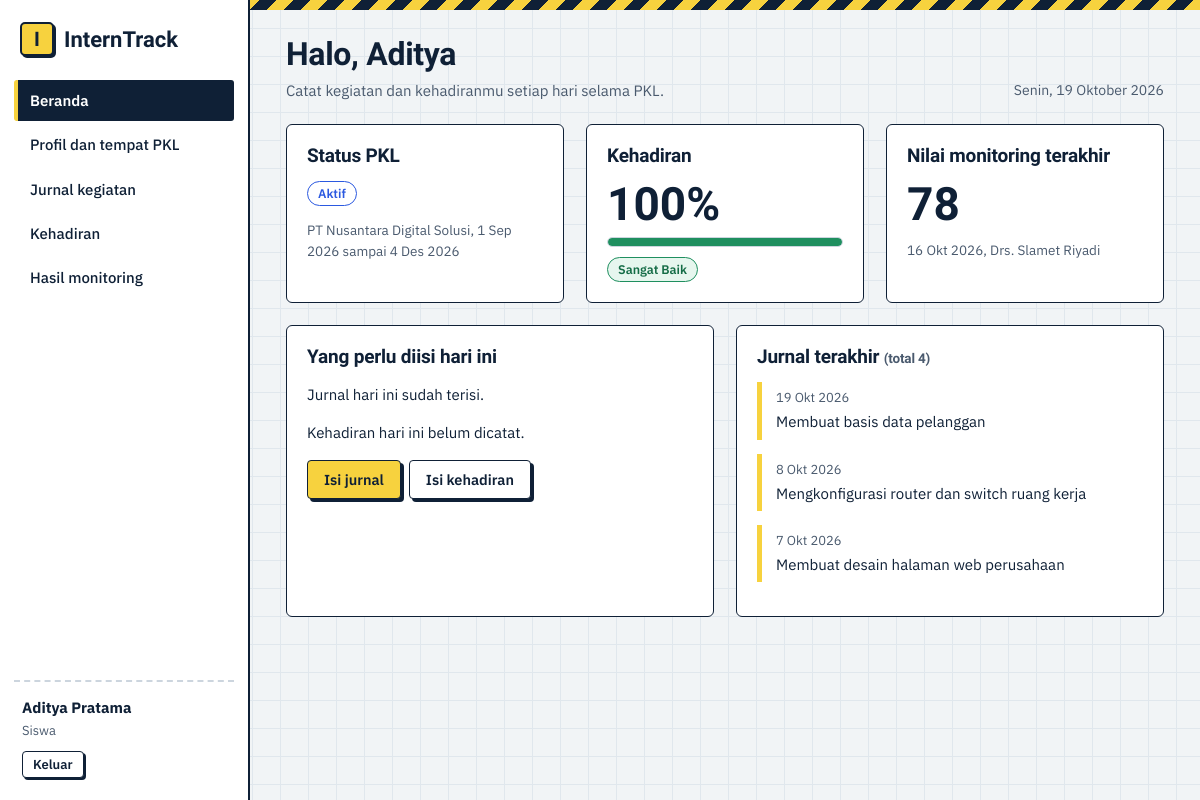
Screenshot of /siswa/index.php (signed in) with the database file from the repository.
### tables this page shows
CREATE TABLE penempatan (
  id INT UNSIGNED NOT NULL AUTO_INCREMENT,
  siswa_id INT UNSIGNED NOT NULL,
  perusahaan_id INT UNSIGNED NOT NULL,
  pembimbing_id INT UNSIGNED NOT NULL,
  tanggal_mulai DATE NOT NULL,
  tanggal_selesai DATE NOT NULL,
  status ENUM('Belum Mulai','Aktif','Selesai') NOT NULL DEFAULT 'Belum Mulai',
  PRIMARY KEY (id),
  UNIQUE KEY uq_penempatan_siswa (siswa_id),
  CONSTRAINT fk_pn_siswa FOREIGN KEY (siswa_id) REFERENCES siswa(id) ON DELETE CASCADE ON UPDATE CASCADE,
  CONSTRAINT fk_pn_perusahaan FOREIGN KEY (perusahaan_id) REFERENCES perusahaan(id) ON DELETE RESTRICT ON UPDATE CASCADE,
  CONSTRAINT fk_pn_pembimbing FOREIGN KEY (pembimbing_id) REFERENCES pembimbing(id) ON DELETE RESTRICT ON UPDATE CASCADE
);

CREATE TABLE siswa (
  id INT UNSIGNED NOT NULL AUTO_INCREMENT,
  user_id INT UNSIGNED NOT NULL,
  nis VARCHAR(20) NOT NULL,
  nama VARCHAR(100) NOT NULL,
  kelas VARCHAR(20) NOT NULL,
  jurusan VARCHAR(60) NOT NULL,
  no_hp VARCHAR(20) NULL,
  PRIMARY KEY (id),
  UNIQUE KEY uq_siswa_nis (nis),
  UNIQUE KEY uq_siswa_user (user_id),
  CONSTRAINT fk_siswa_user FOREIGN KEY (user_id) REFERENCES users(id) ON DELETE CASCADE ON UPDATE CASCADE
);

CREATE TABLE perusahaan (
  id INT UNSIGNED NOT NULL AUTO_INCREMENT,
  nama VARCHAR(120) NOT NULL,
  alamat TEXT NOT NULL,
  bidang VARCHAR(80) NOT NULL,
  kontak VARCHAR(50) NOT NULL,
  PRIMARY KEY (id)
);

CREATE TABLE monitoring (
  id INT UNSIGNED NOT NULL AUTO_INCREMENT,
  siswa_id INT UNSIGNED NOT NULL,
  pembimbing_id INT UNSIGNED NOT NULL,
  tanggal DATE NOT NULL,
  catatan TEXT NOT NULL,
  nilai TINYINT UNSIGNED NOT NULL,
  rekomendasi TEXT NULL,
  PRIMARY KEY (id),
  CONSTRAINT fk_mon_siswa FOREIGN KEY (siswa_id) REFERENCES siswa(id) ON DELETE CASCADE ON UPDATE CASCADE,
  CONSTRAINT fk_mon_pembimbing FOREIGN KEY (pembimbing_id) REFERENCES pembimbing(id) ON DELETE RESTRICT ON UPDATE CASCADE
);

CREATE TABLE pembimbing (
  id INT UNSIGNED NOT NULL AUTO_INCREMENT,
  user_id INT UNSIGNED NOT NULL,
  nip VARCHAR(25) NOT NULL,
  nama VARCHAR(100) NOT NULL,
  no_hp VARCHAR(20) NULL,
  PRIMARY KEY (id),
  UNIQUE KEY uq_pembimbing_nip (nip),
  UNIQUE KEY uq_pembimbing_user (user_id),
  CONSTRAINT fk_pembimbing_user FOREIGN KEY (user_id) REFERENCES users(id) ON DELETE CASCADE ON UPDATE CASCADE
);

CREATE TABLE jurnal (
  id INT UNSIGNED NOT NULL AUTO_INCREMENT,
  siswa_id INT UNSIGNED NOT NULL,
  tanggal DATE NOT NULL,
  kegiatan TEXT NOT NULL,
  hasil TEXT NULL,
  kendala TEXT NULL,
  created_at TIMESTAMP NOT NULL DEFAULT CURRENT_TIMESTAMP,
  PRIMARY KEY (id),
  KEY idx_jurnal_tanggal (tanggal),
  CONSTRAINT fk_jurnal_siswa FOREIGN KEY (siswa_id) REFERENCES siswa(id) ON DELETE CASCADE ON UPDATE CASCADE
);

### config/db.php (called while the page is built, shortened)
<?php
function db(): PDO
{
    static $pdo = null;
    if ($pdo === null) {
        try {
            $pdo = new PDO(
                'mysql:host=' . DB_HOST . ';dbname=' . DB_NAME . ';charset=utf8mb4',
                DB_USER,
                DB_PASS,
                [PDO::ATTR_ERRMODE => PDO::ERRMODE_EXCEPTION, PDO::ATTR_DEFAULT_FETCH_MODE => PDO::FETCH_ASSOC]
            );
        } catch (PDOException $ex) {
            die('Koneksi database gagal. Pastikan MySQL menyala dan database "interntrack" sudah diimpor. Detail: ' . htmlspecialchars($ex->getMessage()));
        }
    }
    return $pdo;
}

### siswa/index.php (the view, shortened to what this page needs)
<?php
require_once __DIR__ . '/../config/helpers.php';
$pdo = db();
$me = siswa_saya();
$rk = rekap_kehadiran('WHERE s.id = ?', [$me['id']])[0];
$jml = $pdo->prepare('SELECT COUNT(*) FROM jurnal WHERE siswa_id=?'); $jml->execute([$me['id']]); $jml = (int) $jml->fetchColumn();
$sdh = $pdo->prepare('SELECT COUNT(*) FROM jurnal WHERE siswa_id=? AND tanggal=CURDATE()'); $sdh->execute([$me['id']]); $sdh = (int) $sdh->fetchColumn();
$abh = $pdo->prepare('SELECT COUNT(*) FROM absensi WHERE siswa_id=? AND tanggal=CURDATE()'); $abh->execute([$me['id']]); $abh = (int) $abh->fetchColumn();
$mn = $pdo->prepare('SELECT m.*, pb.nama AS pembimbing FROM monitoring m JOIN pembimbing pb ON pb.id=m.pembimbing_id WHERE m.siswa_id=? ORDER BY m.tanggal DESC, m.id DESC LIMIT 1'); $mn->execute([$me['id']]); $mn = $mn->fetch();
$jr = $pdo->prepare('SELECT * FROM jurnal WHERE siswa_id=? ORDER BY tanggal DESC, id DESC LIMIT 3'); $jr->execute([$me['id']]); $jr = $jr->fetchAll();
layout_start('Halo, ' . explode(' ', $me['nama'])[0], 'beranda', 'Catat kegiatan dan kehadiranmu setiap hari selama PKL.');
?>
<div class="grid3">
  <section class="card"><h2>Status PKL</h2><p style="margin:12px 0 6px"><?= badge_pkl($me['status']) ?></p>
    <p class="note"><?= $me['status'] ? e($me['perusahaan']) . ', ' . tgl($me['tanggal_mulai']) . ' sampai ' . tgl($me['tanggal_selesai']) : 'Admin belum menempatkanmu di perusahaan.' ?></p></section>
  <section class="card"><h2>Kehadiran</h2>
    <?php if ($rk['total']): ?><p class="big" style="margin:10px 0"><?= e($rk['persen']) ?>%</p><?= bar_persen($rk['persen'], $rk['status']) ?><p style="margin:10px 0 0"><?= badge_hadir($rk['status']) ?></p>
    <?php else: ?><p class="note" style="margin-top:12px">Belum ada data kehadiran.</p><?php endif; ?></section>
  <section class="card"><h2>Nilai monitoring terakhir</h2>
    <?php if ($mn): ?><p class="big" style="margin:10px 0"><?= (int) $mn['nilai'] ?></p><p class="note"><?= tgl($mn['tanggal']) ?>, <?= e($mn['pembimbing']) ?></p>
    <?php else: ?><p class="note" style="margin-top:12px">Pembimbing belum mencatat monitoring.</p><?php endif; ?></section>
</div>
<div class="grid2">
  <section class="card"><h2>Yang perlu diisi hari ini</h2>
    <p><?= $sdh ? 'Jurnal hari ini sudah terisi.' : 'Jurnal hari ini belum diisi.' ?></p>
    <p><?= $abh ? 'Kehadiran hari ini sudah tercatat.' : 'Kehadiran hari ini belum dicatat.' ?></p>
    <div class="actions"><a class="btn" href="<?= url('siswa/jurnal.php') ?>">Isi jurnal</a><a class="btn ghost" href="<?= url('siswa/absensi.php') ?>">Isi kehadiran</a></div></section>
  <section class="card"><h2>Jurnal terakhir <span class="note">(total <?= $jml ?>)</span></h2>
    <?php if (!$jr): ?><div class="empty">Belum ada jurnal. Mulai dari kegiatan hari ini.</div><?php endif;
    foreach ($jr as $x): ?><div class="entry"><div class="meta"><?= tgl($x['tanggal']) ?></div><?= e($x['kegiatan']) ?></div><?php endforeach; ?></section>
</div>
<?php layout_end();

### config/helpers.php (shortened to what this page needs)
<?php
require_once __DIR__ . '/db.php';
function e($v): string { return htmlspecialchars((string) $v, ENT_QUOTES, 'UTF-8'); }
function url(string $p = ''): string { return BASE . '/' . ltrim($p, '/'); }
function user(): ?array { return $_SESSION['user'] ?? null; }
function home_for(string $role): string { return $role === 'siswa' ? 'siswa/index.php' : 'admin/index.php'; }
function tgl($d): string
{
    $b = ['', 'Jan', 'Feb', 'Mar', 'Apr', 'Mei', 'Jun', 'Jul', 'Agu', 'Sep', 'Okt', 'Nov', 'Des'];
    $t = strtotime($d);
    return date('j', $t) . ' ' . $b[(int) date('n', $t)] . ' ' . date('Y', $t);
}
function hari_ini_panjang(): string
{
    $h = ['Minggu', 'Senin', 'Selasa', 'Rabu', 'Kamis', 'Jumat', 'Sabtu'];
    $b = ['', 'Januari', 'Februari', 'Maret', 'April', 'Mei', 'Juni', 'Juli', 'Agustus', 'September', 'Oktober', 'November', 'Desember'];
    return $h[(int) date('w')] . ', ' . date('j') . ' ' . $b[(int) date('n')] . ' ' . date('Y');
}
function persen_hadir(int $hadir, int $total): float
{
    return $total > 0 ? round($hadir / $total * 100, 1) : 0.0;
}
function status_kehadiran(float $persen): string
{
    if ($persen >= 90) { return 'Sangat Baik'; }
    return 'Perlu Pembinaan';
}
function rekap_kehadiran(string $where = '', array $params = []): array
{
    $sql = "SELECT s.id, s.nis, s.nama, s.kelas, COUNT(a.id) AS total,
                   COALESCE(SUM(a.status='Hadir'),0) AS hadir, COALESCE(SUM(a.status='Izin'),0) AS izin,
                   COALESCE(SUM(a.status='Sakit'),0) AS sakit, COALESCE(SUM(a.status='Alpa'),0) AS alpa
            FROM siswa s LEFT JOIN absensi a ON a.siswa_id = s.id $where
            GROUP BY s.id, s.nis, s.nama, s.kelas ORDER BY s.nama";
    $st = db()->prepare($sql);
    $st->execute($params);
    $rows = $st->fetchAll();
    foreach ($rows as &$r) {
        $r['persen'] = persen_hadir((int) $r['hadir'], (int) $r['total']);
    }
    return $rows;
}
function siswa_saya(): array
{
    $st = db()->prepare("SELECT s.*, pn.status, pn.tanggal_mulai, pn.tanggal_selesai,
            pr.nama AS perusahaan, pr.alamat AS pr_alamat, pr.bidang AS pr_bidang, pr.kontak AS pr_kontak,
            pb.nama AS pembimbing, pb.no_hp AS pb_hp
        FROM siswa s
        LEFT JOIN penempatan pn ON pn.siswa_id = s.id
        LEFT JOIN perusahaan pr ON pr.id = pn.perusahaan_id
        LEFT JOIN pembimbing pb ON pb.id = pn.pembimbing_id
        WHERE s.user_id = ?");
    $st->execute([user()['id']]);
    $r = $st->fetch();
    return $r;
}
function badge_pkl(?string $s): string
{
    $c = ['Aktif' => 'aktif', 'Selesai' => 'selesai', 'Belum Mulai' => 'belum'];
    return '<span class="badge b-' . ($c[$s] ?? 'belum') . '">' . e($s) . '</span>';
}
function badge_hadir(string $s): string
{
    $c = ['Sangat Baik' => 'sb', 'Baik' => 'baik', 'Perlu Perhatian' => 'pp', 'Perlu Pembinaan' => 'pb'];
    return '<span class="badge b-' . ($c[$s] ?? 'none') . '">' . e($s) . '</span>';
}
function bar_persen(float $p, string $status): string
{
    $c = ['Sangat Baik' => 'sb', 'Baik' => 'baik', 'Perlu Perhatian' => 'pp', 'Perlu Pembinaan' => 'pb'];
    return '<div class="bar"><span class="f-' . ($c[$status] ?? 'none') . '" data-w="' . min(100, $p) . '"></span></div>';
}
function layout_start(string $title, string $active = '', string $sub = ''): void
{
    $u = user();
    $roleLabel = ['admin' => 'Admin', 'pembimbing' => 'Guru pembimbing', 'siswa' => 'Siswa'][$u['role']] ?? '';
    if ($u['role'] === 'siswa') {
        $nav = [['Beranda', 'siswa/index.php', 'beranda'], ['Profil dan tempat PKL', 'siswa/profil.php', 'profil'],
            ['Jurnal kegiatan', 'siswa/jurnal.php', 'jurnal'], ['Kehadiran', 'siswa/absensi.php', 'absensi'],
            ['Hasil monitoring', 'siswa/monitoring.php', 'monitoring']];
    }
    ?><!DOCTYPE html>
<html lang="id">
<head>
<link rel="stylesheet" href="<?= url('assets/css/style.css') ?>">
</head>
<body>
<div class="app">
  <aside class="side">
    <a class="brand" href="<?= url(home_for($u['role'])) ?>"><span class="mark">I</span><span>InternTrack</span></a>
    <nav class="nav">
      <?php foreach ($nav as $n): ?>
        <a href="<?= url($n[1]) ?>"<?= $n[2] === $active ? ' class="on"' : '' ?>><?= e($n[0]) ?></a>
      <?php endforeach; ?>
    </nav>
    <div class="who">
      <strong><?= e($u['nama']) ?></strong>
      <span><?= e($roleLabel) ?></span>
      <a class="btn sm ghost" href="<?= url('auth/logout.php') ?>">Keluar</a>
    </div>
  </aside>
  <main class="main">
    <div class="stripe"></div>
    <header class="pagehead">
      <div>
        <h1><?= e($title) ?></h1>
        <?php if ($sub !== ''): ?><p class="sub"><?= e($sub) ?></p><?php endif; ?>
      </div>
      <div class="today no-print"><?= e(hari_ini_panjang()) ?></div>
    </header>
<?php
}
function layout_end(): void
{
    ?>
  </main>
</div>
</body>
</html>
<?php
}

### assets/css/style.css (style rules this page uses)
:root { --paper:#f1f4f6; --grid:#e0e7ed; --ink:#0f2036; --ink2:#4a5a6e; --hv:#f7d23e; --blue:#2b59e0; --ok:#1f8f5f; --warn:#d9770d; --bad:#cf3f36; --line:#ccd5de; --soft:#e8edf2; --f-head:'Bricolage Grotesque','Segoe UI',system-ui,sans-serif; --f-body:'IBM Plex Sans','Segoe UI',system-ui,sans-serif; }
* { box-sizing:border-box }
html { scroll-padding-top:16px }
body { margin:0;font:15px/1.55 var(--f-body);color:var(--ink);background-color:var(--paper); background-image:linear-gradient(var(--grid) 1px,transparent 1px),linear-gradient(90deg,var(--grid) 1px,transparent 1px); background-size:28px 28px }
h1,h2,h3 { font-family:var(--f-head);margin:0;line-height:1.15;letter-spacing:-.01em }
h1 { font-size:32px;font-weight:800 }
h2 { font-size:19px;font-weight:700 }
a { color:var(--blue) }
.stripe { height:10px;background:repeating-linear-gradient(-45deg,var(--hv) 0 12px,var(--ink) 12px 24px) }
.app { display:grid;grid-template-columns:250px 1fr;min-height:100vh }
.side { background:#fff;border-right:2px solid var(--ink);display:flex;flex-direction:column;padding:22px 14px;position:sticky;top:0;height:100vh }
.brand { display:flex;align-items:center;gap:10px;font:800 22px var(--f-head);color:var(--ink);text-decoration:none;margin:0 6px 24px }
.mark { display:inline-grid;place-items:center;width:34px;height:34px;background:var(--hv);border:2px solid var(--ink);border-radius:5px;box-shadow:2px 2px 0 var(--ink);font-size:20px }
.nav { display:flex;flex-direction:column;gap:3px;overflow:auto }
.nav a { padding:9px 12px;border-left:4px solid transparent;border-radius:3px;color:var(--ink);text-decoration:none;font-weight:500 }
.nav a.on { background:var(--ink);color:#fff;border-left-color:var(--hv);font-weight:600 }
.who { margin-top:auto;padding:14px 8px 0;border-top:2px dashed var(--line);display:flex;flex-direction:column;gap:2px;align-items:flex-start }
.who span { color:var(--ink2);font-size:13px;margin-bottom:8px }
.main { min-width:0 }
.main>*:not(.stripe) { margin-left:36px;margin-right:36px }
.pagehead { display:flex;justify-content:space-between;align-items:flex-end;gap:16px;margin-top:26px;margin-bottom:22px }
.sub { margin:6px 0 0;color:var(--ink2);max-width:62ch }
.today { color:var(--ink2);font-size:14px;white-space:nowrap }
.card { background:#fff;border:1.5px solid var(--ink);border-radius:6px;padding:20px;margin-bottom:22px }
.card>h2 { margin-bottom:14px }
.grid2 { display:grid;grid-template-columns:1fr 1fr;gap:22px }
.grid3 { display:grid;grid-template-columns:repeat(3,1fr);gap:22px }
.btn { display:inline-flex;align-items:center;justify-content:center;gap:6px;padding:9px 16px;border:1.5px solid var(--ink);border-radius:4px;background:var(--hv);color:var(--ink); font:600 14.5px var(--f-body);cursor:pointer;text-decoration:none;box-shadow:3px 3px 0 var(--ink);transition:transform .08s,box-shadow .08s }
.btn.ghost { background:#fff }
.btn.sm { padding:4px 10px;font-size:13px;box-shadow:2px 2px 0 var(--ink) }
.actions { display:flex;gap:8px;flex-wrap:wrap;align-items:center }
.badge { display:inline-block;padding:2px 10px;border-radius:999px;border:1.5px solid;font-size:12.5px;font-weight:600;white-space:nowrap;background:#fff }
.b-aktif { color:var(--blue);border-color:var(--blue) }
.b-sb { color:#146c46;border-color:var(--ok);background:#e6f6ee }
.bar { height:10px;background:var(--soft);border:1px solid var(--line);border-radius:99px;overflow:hidden;min-width:90px }
.bar>span { display:block;height:100%;width:0;border-radius:99px;transition:width .9s cubic-bezier(.2,.7,.2,1) }
.f-sb { background:var(--ok) }
.big { font:800 46px var(--f-head);line-height:1 }
.note { color:var(--ink2);font-size:13.5px }
.entry { border-left:5px solid var(--hv);padding:6px 0 6px 14px;margin-bottom:14px }
.entry .meta { color:var(--ink2);font-size:13px;margin-bottom:2px }

### rows the page displays
penempatan: siswa.nama "Aditya Pratama", status "Aktif", perusahaan.nama "PT Nusantara Digital Solusi", tanggal_mulai "1 Sep 2026", tanggal_selesai "4 Des 2026"
monitoring: nilai "78", tanggal "16 Okt 2026", pembimbing.nama "Drs. Slamet Riyadi"
jurnal: tanggal "19 Okt 2026", kegiatan "Membuat basis data pelanggan"
jurnal: tanggal "8 Okt 2026", kegiatan "Mengkonfigurasi router dan switch ruang kerja"
jurnal: tanggal "7 Okt 2026", kegiatan "Membuat desain halaman web perusahaan"

### other values shown
$n[0] "Beranda"
$n[0] "Profil dan tempat PKL"
$n[0] "Jurnal kegiatan"
$n[0] "Kehadiran"
$n[0] "Hasil monitoring"
$roleLabel "Siswa"
$title "Halo, Aditya"
$sub "Catat kegiatan dan kehadiranmu setiap hari selama PKL."
hari_ini_panjang() "Senin, 19 Oktober 2026"
$rk['persen'] "100"
$s "Sangat Baik"
$jml "4"
